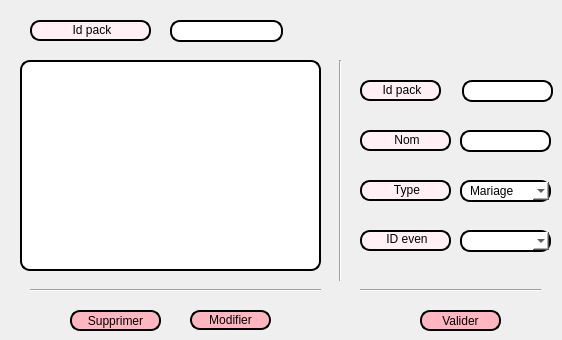
     <widget class="QWidget" name="tab_13">
      <attribute name="title">
       <string>Liste</string>
      </attribute>
      <widget class="QPushButton" name="pushButton_7">
       <property name="geometry">
        <rect>
         <x>420</x>
         <y>310</y>
         <width>81</width>
         <height>21</height>
        </rect>
       </property>
       <property name="styleSheet">
        <string notr="true">border: 2px solid black;
border-radius: 10px;
padding: 0 8px;
background:#FFB6C1	;
font: bold, &quot;Comic Sans MS&quot;
</string>
       </property>
       <property name="text">
        <string>Valider</string>
       </property>
      </widget>
      <widget class="QPushButton" name="pushButton_8">
       <property name="geometry">
        <rect>
         <x>190</x>
         <y>310</y>
         <width>81</width>
         <height>20</height>
        </rect>
       </property>
       <property name="styleSheet">
        <string notr="true">border: 2px solid black;
border-radius: 10px;
padding: 0 8px;
background:#FFB6C1	;
font: bold, &quot;Comic Sans MS&quot;
</string>
       </property>
       <property name="text">
        <string>Modifier</string>
       </property>
      </widget>
      <widget class="QPushButton" name="pushButton_9">
       <property name="geometry">
        <rect>
         <x>70</x>
         <y>310</y>
         <width>91</width>
         <height>21</height>
        </rect>
       </property>
       <property name="styleSheet">
        <string notr="true">border: 2px solid black;
border-radius: 10px;
padding: 0 8px;
background:#FFB6C1	;
font: bold, &quot;Comic Sans MS&quot;
</string>
       </property>
       <property name="text">
        <string>Supprimer</string>
       </property>
      </widget>
      <widget class="QTableView" name="tableView_3">
       <property name="geometry">
        <rect>
         <x>20</x>
         <y>60</y>
         <width>301</width>
         <height>211</height>
        </rect>
       </property>
       <property name="styleSheet">
        <string notr="true">font: 8pt &quot;Comic Sans MS&quot;;
border: 2px solid black;
font: 75 8pt &quot;MS Shell Dlg 2&quot;;
border-radius: 10px;
padding: 0 8px;
background: white;
font: bold, &quot;Comic Sans MS&quot;;;
text-align:center
</string>
       </property>
       <property name="sortingEnabled">
        <bool>true</bool>
       </property>
      </widget>
      <widget class="QLabel" name="label_23">
       <property name="geometry">
        <rect>
         <x>360</x>
         <y>130</y>
         <width>91</width>
         <height>21</height>
        </rect>
       </property>
       <property name="styleSheet">
        <string notr="true">border: 2px solid black;
font: 75 8pt &quot;MS Shell Dlg 2&quot;;
border-radius: 10px;
padding: 0 8px;
background: #FFF0F5;
font: bold, &quot;Comic Sans MS&quot;;;
text-align:center;

</string>
       </property>
       <property name="text">
        <string>&lt;html&gt;&lt;head/&gt;&lt;body&gt;&lt;p align=&quot;center&quot;&gt;Nom&lt;/p&gt;&lt;/body&gt;&lt;/html&gt;</string>
       </property>
      </widget>
      <widget class="QLabel" name="label_24">
       <property name="geometry">
        <rect>
         <x>360</x>
         <y>180</y>
         <width>91</width>
         <height>21</height>
        </rect>
       </property>
       <property name="styleSheet">
        <string notr="true">border: 2px solid black;
font: 75 8pt &quot;MS Shell Dlg 2&quot;;
border-radius: 10px;
padding: 0 8px;
background: #FFF0F5;
font: bold, &quot;Comic Sans MS&quot;;;
text-align:center;

</string>
       </property>
       <property name="text">
        <string>&lt;html&gt;&lt;head/&gt;&lt;body&gt;&lt;p align=&quot;center&quot;&gt;Type&lt;/p&gt;&lt;/body&gt;&lt;/html&gt;</string>
       </property>
      </widget>
      <widget class="QLabel" name="label_25">
       <property name="geometry">
        <rect>
         <x>30</x>
         <y>20</y>
         <width>121</width>
         <height>21</height>
        </rect>
       </property>
       <property name="styleSheet">
        <string notr="true">border: 2px solid black;
font: 75 8pt &quot;MS Shell Dlg 2&quot;;
border-radius: 10px;
padding: 0 8px;
background: #FFF0F5;
font: bold, &quot;Comic Sans MS&quot;;;
text-align:center;

</string>
       </property>
       <property name="text">
        <string>&lt;html&gt;&lt;head/&gt;&lt;body&gt;&lt;p align=&quot;center&quot;&gt;Id pack&lt;/p&gt;&lt;/body&gt;&lt;/html&gt;</string>
       </property>
      </widget>
      <widget class="QLineEdit" name="nom_modif_pack">
       <property name="geometry">
        <rect>
         <x>460</x>
         <y>130</y>
         <width>91</width>
         <height>22</height>
        </rect>
       </property>
       <property name="styleSheet">
        <string notr="true">font: 8pt &quot;Comic Sans MS&quot;;
border: 2px solid black;
font: 75 8pt &quot;MS Shell Dlg 2&quot;;
border-radius: 10px;
padding: 0 8px;
background: white;
font: bold, &quot;Comic Sans MS&quot;;;
text-align:center
</string>
       </property>
       <property name="maxLength">
        <number>10</number>
       </property>
      </widget>
      <widget class="QLineEdit" name="id_pack1">
       <property name="geometry">
        <rect>
         <x>170</x>
         <y>20</y>
         <width>113</width>
         <height>22</height>
        </rect>
       </property>
       <property name="styleSheet">
        <string notr="true">font: 8pt &quot;Comic Sans MS&quot;;
border: 2px solid black;
font: 75 8pt &quot;MS Shell Dlg 2&quot;;
border-radius: 10px;
padding: 0 8px;
background: white;
font: bold, &quot;Comic Sans MS&quot;;;
text-align:center
</string>
       </property>
       <property name="maxLength">
        <number>8</number>
       </property>
      </widget>
      <widget class="QLabel" name="label_35">
       <property name="geometry">
        <rect>
         <x>360</x>
         <y>80</y>
         <width>81</width>
         <height>21</height>
        </rect>
       </property>
       <property name="styleSheet">
        <string notr="true">border: 2px solid black;
font: 75 8pt &quot;MS Shell Dlg 2&quot;;
border-radius: 10px;
padding: 0 8px;
background: #FFF0F5;
font: bold, &quot;Comic Sans MS&quot;;;
text-align:center;

</string>
       </property>
       <property name="text">
        <string>&lt;html&gt;&lt;head/&gt;&lt;body&gt;&lt;p align=&quot;center&quot;&gt;Id pack&lt;/p&gt;&lt;/body&gt;&lt;/html&gt;</string>
       </property>
      </widget>
      <widget class="QLineEdit" name="modif_pack_id">
       <property name="geometry">
        <rect>
         <x>462</x>
         <y>80</y>
         <width>91</width>
         <height>22</height>
        </rect>
       </property>
       <property name="styleSheet">
        <string notr="true">font: 8pt &quot;Comic Sans MS&quot;;
border: 2px solid black;
font: 75 8pt &quot;MS Shell Dlg 2&quot;;
border-radius: 10px;
padding: 0 8px;
background: white;
font: bold, &quot;Comic Sans MS&quot;;;
text-align:center
</string>
       </property>
       <property name="maxLength">
        <number>8</number>
       </property>
       <property name="readOnly">
        <bool>true</bool>
       </property>
      </widget>
      <widget class="QLabel" name="label_38">
       <property name="geometry">
        <rect>
         <x>360</x>
         <y>230</y>
         <width>91</width>
         <height>21</height>
        </rect>
       </property>
       <property name="styleSheet">
        <string notr="true">border: 2px solid black;
font: 75 8pt &quot;MS Shell Dlg 2&quot;;
border-radius: 10px;
padding: 0 8px;
background: #FFF0F5;
font: bold, &quot;Comic Sans MS&quot;;;
text-align:center;

</string>
       </property>
       <property name="text">
        <string>&lt;html&gt;&lt;head/&gt;&lt;body&gt;&lt;p align=&quot;center&quot;&gt;ID even&lt;br/&gt;&lt;/p&gt;&lt;/body&gt;&lt;/html&gt;</string>
       </property>
      </widget>
      <widget class="QComboBox" name="comboBox">
       <property name="geometry">
        <rect>
         <x>460</x>
         <y>230</y>
         <width>91</width>
         <height>22</height>
        </rect>
       </property>
       <property name="styleSheet">
        <string notr="true">font: 8pt &quot;Comic Sans MS&quot;;
border: 2px solid black;
font: 75 8pt &quot;MS Shell Dlg 2&quot;;
border-radius: 10px;
padding: 0 8px;
background: white;
font: bold, &quot;Comic Sans MS&quot;;;
text-align:center
</string>
       </property>
      </widget>
      <widget class="QComboBox" name="comboBox_2">
       <property name="geometry">
        <rect>
         <x>460</x>
         <y>180</y>
         <width>91</width>
         <height>22</height>
        </rect>
       </property>
       <property name="styleSheet">
        <string notr="true">font: 8pt &quot;Comic Sans MS&quot;;
border: 2px solid black;
font: 75 8pt &quot;MS Shell Dlg 2&quot;;
border-radius: 10px;
padding: 0 8px;
background: white;
font: bold, &quot;Comic Sans MS&quot;;;
text-align:center
</string>
       </property>
       <item>
        <property name="text">
         <string>Mariage</string>
        </property>
       </item>
       <item>
        <property name="text">
         <string>Soirée</string>
        </property>
       </item>
       <item>
        <property name="text">
         <string>Fête</string>
        </property>
       </item>
       <item>
        <property name="text">
         <string>Anniversaire</string>
        </property>
       </item>
      </widget>
      <widget class="Line" name="line_6">
       <property name="geometry">
        <rect>
         <x>330</x>
         <y>60</y>
         <width>20</width>
         <height>221</height>
        </rect>
       </property>
       <property name="orientation">
        <enum>Qt::Vertical</enum>
       </property>
      </widget>
      <widget class="Line" name="line_7">
       <property name="geometry">
        <rect>
         <x>30</x>
         <y>280</y>
         <width>291</width>
         <height>20</height>
        </rect>
       </property>
       <property name="orientation">
        <enum>Qt::Horizontal</enum>
       </property>
      </widget>
      <widget class="Line" name="line_8">
       <property name="geometry">
        <rect>
         <x>360</x>
         <y>280</y>
         <width>181</width>
         <height>20</height>
        </rect>
       </property>
       <property name="orientation">
        <enum>Qt::Horizontal</enum>
       </property>
      </widget>
     </widget>
